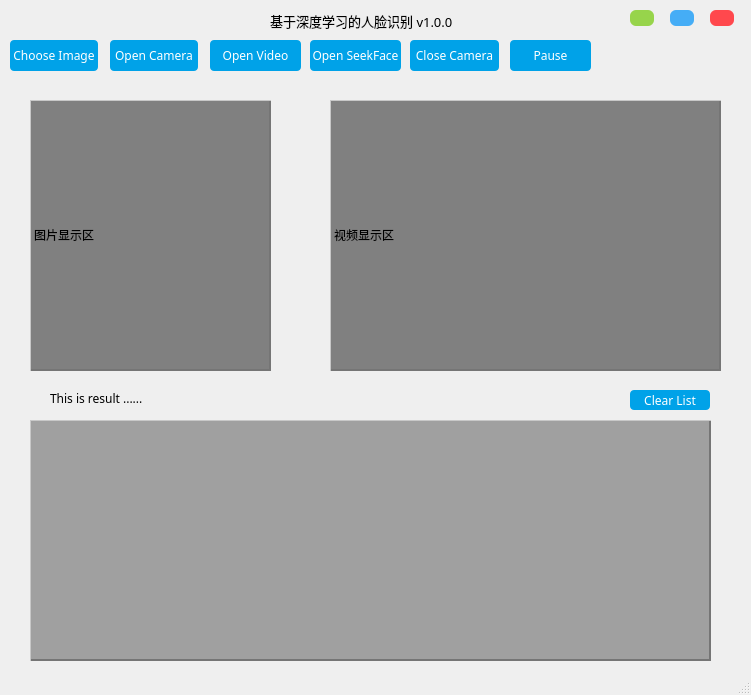
<?xml version="1.0" encoding="UTF-8"?>
<ui version="4.0">
 <class>MainWindow</class>
 <widget class="QMainWindow" name="MainWindow">
  <property name="windowModality">
   <enum>Qt::WindowModal</enum>
  </property>
  <property name="geometry">
   <rect>
    <x>0</x>
    <y>0</y>
    <width>751</width>
    <height>695</height>
   </rect>
  </property>
  <property name="sizePolicy">
   <sizepolicy hsizetype="Preferred" vsizetype="Preferred">
    <horstretch>0</horstretch>
    <verstretch>0</verstretch>
   </sizepolicy>
  </property>
  <property name="minimumSize">
   <size>
    <width>751</width>
    <height>0</height>
   </size>
  </property>
  <property name="font">
   <font>
    <family>微软雅黑</family>
    <pointsize>10</pointsize>
   </font>
  </property>
  <property name="windowTitle">
   <string>MainWindow</string>
  </property>
  <property name="styleSheet">
   <string notr="true">QPushButton:hover{
color:black;
border-top    : 1px solid rgba(200, 200, 200, 255);
border-left   : 1px solid rgba(200, 200, 200, 255);
border-right  : 2px solid rgba(117, 117, 117, 255);
border-bottom : 2px solid rgba(117, 117, 117, 255);}
</string>
  </property>
  <property name="toolButtonStyle">
   <enum>Qt::ToolButtonIconOnly</enum>
  </property>
  <widget class="QWidget" name="centralWidget">
   <property name="sizePolicy">
    <sizepolicy hsizetype="Expanding" vsizetype="Expanding">
     <horstretch>0</horstretch>
     <verstretch>0</verstretch>
    </sizepolicy>
   </property>
   <widget class="QPushButton" name="pushButton_max">
    <property name="geometry">
     <rect>
      <x>670</x>
      <y>10</y>
      <width>24</width>
      <height>16</height>
     </rect>
    </property>
    <property name="styleSheet">
     <string notr="true">background-color:rgb(69,173,246);
border-radius:6px;</string>
    </property>
    <property name="text">
     <string/>
    </property>
   </widget>
   <widget class="QLabel" name="label_cv">
    <property name="geometry">
     <rect>
      <x>330</x>
      <y>100</y>
      <width>391</width>
      <height>271</height>
     </rect>
    </property>
    <property name="styleSheet">
     <string notr="true">background-color:gray;
border-top          : 1px solid rgba(200, 200, 200, 255);
 border-left         : 1px solid rgba(200, 200, 200, 255);
    border-right        : 2px solid rgba(117, 117, 117, 255);
    border-bottom       : 2px solid rgba(117, 117, 117, 255);</string>
    </property>
    <property name="text">
     <string>视频显示区</string>
    </property>
   </widget>
   <widget class="QPushButton" name="pushButton_mini">
    <property name="geometry">
     <rect>
      <x>630</x>
      <y>10</y>
      <width>24</width>
      <height>16</height>
     </rect>
    </property>
    <property name="styleSheet">
     <string notr="true">background-color:rgb(151,212,75);
border-radius:6px;</string>
    </property>
    <property name="text">
     <string/>
    </property>
   </widget>
   <widget class="QPushButton" name="pushButton_shutdown">
    <property name="geometry">
     <rect>
      <x>710</x>
      <y>10</y>
      <width>24</width>
      <height>16</height>
     </rect>
    </property>
    <property name="styleSheet">
     <string notr="true">background-color:rgb(255,72,77);
border-radius:6px;</string>
    </property>
    <property name="text">
     <string/>
    </property>
   </widget>
   <widget class="QGroupBox" name="groupBox">
    <property name="geometry">
     <rect>
      <x>20</x>
      <y>390</y>
      <width>711</width>
      <height>271</height>
     </rect>
    </property>
    <property name="sizePolicy">
     <sizepolicy hsizetype="Preferred" vsizetype="Expanding">
      <horstretch>0</horstretch>
      <verstretch>0</verstretch>
     </sizepolicy>
    </property>
    <property name="styleSheet">
     <string notr="true">border:none</string>
    </property>
    <property name="title">
     <string/>
    </property>
    <widget class="QListView" name="listView_result">
     <property name="geometry">
      <rect>
       <x>10</x>
       <y>30</y>
       <width>681</width>
       <height>241</height>
      </rect>
     </property>
     <property name="maximumSize">
      <size>
       <width>681</width>
       <height>16777215</height>
      </size>
     </property>
     <property name="styleSheet">
      <string notr="true">    border-top          : 1px solid rgba(200, 200, 200, 255);
    border-left         : 1px solid rgba(200, 200, 200, 255);
    border-right        : 2px solid rgba(117, 117, 117, 255);
    border-bottom       : 2px solid rgba(117, 117, 117, 255);
background-color:rgb(160,160,160);</string>
     </property>
    </widget>
    <widget class="QLabel" name="label_3">
     <property name="geometry">
      <rect>
       <x>30</x>
       <y>0</y>
       <width>371</width>
       <height>16</height>
      </rect>
     </property>
     <property name="font">
      <font>
       <family>微软雅黑</family>
      </font>
     </property>
     <property name="text">
      <string>This is result ......</string>
     </property>
    </widget>
    <widget class="QPushButton" name="pushButton_clearList">
     <property name="geometry">
      <rect>
       <x>610</x>
       <y>0</y>
       <width>80</width>
       <height>20</height>
      </rect>
     </property>
     <property name="font">
      <font>
       <family>微软雅黑</family>
      </font>
     </property>
     <property name="styleSheet">
      <string notr="true">background-color:rgb(0,162,232);
border-radius:4px;
color:white;</string>
     </property>
     <property name="text">
      <string>Clear List</string>
     </property>
    </widget>
   </widget>
   <widget class="QLabel" name="label_chosenImg">
    <property name="geometry">
     <rect>
      <x>30</x>
      <y>100</y>
      <width>241</width>
      <height>271</height>
     </rect>
    </property>
    <property name="styleSheet">
     <string notr="true">background-color:gray;
border-top          : 1px solid rgba(200, 200, 200, 255);
    border-left         : 1px solid rgba(200, 200, 200, 255);
    border-right        : 2px solid rgba(117, 117, 117, 255);
    border-bottom       : 2px solid rgba(117, 117, 117, 255);</string>
    </property>
    <property name="text">
     <string>图片显示区</string>
    </property>
   </widget>
   <widget class="QPushButton" name="pushButton_openCamera">
    <property name="geometry">
     <rect>
      <x>110</x>
      <y>40</y>
      <width>88</width>
      <height>31</height>
     </rect>
    </property>
    <property name="font">
     <font>
      <family>微软雅黑</family>
     </font>
    </property>
    <property name="cursor">
     <cursorShape>PointingHandCursor</cursorShape>
    </property>
    <property name="styleSheet">
     <string notr="true">background-color:rgb(0,162,232);
border-radius:4px;
color:white;
</string>
    </property>
    <property name="text">
     <string>Open Camera</string>
    </property>
   </widget>
   <widget class="QPushButton" name="pushButton_closeCamera">
    <property name="geometry">
     <rect>
      <x>410</x>
      <y>40</y>
      <width>89</width>
      <height>31</height>
     </rect>
    </property>
    <property name="font">
     <font>
      <family>微软雅黑</family>
     </font>
    </property>
    <property name="cursor">
     <cursorShape>PointingHandCursor</cursorShape>
    </property>
    <property name="styleSheet">
     <string notr="true">background-color:rgb(0,162,232);
border-radius:4px;
color:white;</string>
    </property>
    <property name="text">
     <string>Close Camera</string>
    </property>
   </widget>
   <widget class="QPushButton" name="pushButton_openSeekFace">
    <property name="geometry">
     <rect>
      <x>310</x>
      <y>40</y>
      <width>91</width>
      <height>31</height>
     </rect>
    </property>
    <property name="font">
     <font>
      <family>微软雅黑</family>
     </font>
    </property>
    <property name="cursor">
     <cursorShape>PointingHandCursor</cursorShape>
    </property>
    <property name="styleSheet">
     <string notr="true">background-color:rgb(0,162,232);
border-radius:4px;
color:white;</string>
    </property>
    <property name="text">
     <string>Open SeekFace</string>
    </property>
   </widget>
   <widget class="QPushButton" name="pushButton_openVideo">
    <property name="geometry">
     <rect>
      <x>210</x>
      <y>40</y>
      <width>91</width>
      <height>31</height>
     </rect>
    </property>
    <property name="font">
     <font>
      <family>微软雅黑</family>
     </font>
    </property>
    <property name="cursor">
     <cursorShape>PointingHandCursor</cursorShape>
    </property>
    <property name="styleSheet">
     <string notr="true">background-color:rgb(0,162,232);
border-radius:4px;
color:white;</string>
    </property>
    <property name="text">
     <string>Open Video</string>
    </property>
   </widget>
   <widget class="QPushButton" name="pushButton_chooseImage">
    <property name="geometry">
     <rect>
      <x>10</x>
      <y>40</y>
      <width>88</width>
      <height>31</height>
     </rect>
    </property>
    <property name="font">
     <font>
      <family>微软雅黑</family>
      <pointsize>9</pointsize>
     </font>
    </property>
    <property name="cursor">
     <cursorShape>PointingHandCursor</cursorShape>
    </property>
    <property name="styleSheet">
     <string notr="true">background-color:rgb(0,162,232);
border-radius:4px;
color:white;</string>
    </property>
    <property name="text">
     <string>Choose Image</string>
    </property>
   </widget>
   <widget class="QPushButton" name="pushButton_Pause">
    <property name="geometry">
     <rect>
      <x>510</x>
      <y>40</y>
      <width>81</width>
      <height>31</height>
     </rect>
    </property>
    <property name="sizePolicy">
     <sizepolicy hsizetype="Preferred" vsizetype="Preferred">
      <horstretch>0</horstretch>
      <verstretch>0</verstretch>
     </sizepolicy>
    </property>
    <property name="minimumSize">
     <size>
      <width>0</width>
      <height>0</height>
     </size>
    </property>
    <property name="font">
     <font>
      <family>微软雅黑</family>
     </font>
    </property>
    <property name="cursor">
     <cursorShape>PointingHandCursor</cursorShape>
    </property>
    <property name="styleSheet">
     <string notr="true">background-color:rgb(0,162,232);
border-radius:4px;
color:white;</string>
    </property>
    <property name="text">
     <string>Pause</string>
    </property>
   </widget>
   <widget class="QLabel" name="label">
    <property name="geometry">
     <rect>
      <x>260</x>
      <y>10</y>
      <width>271</width>
      <height>21</height>
     </rect>
    </property>
    <property name="font">
     <font>
      <family>微软雅黑</family>
      <pointsize>10</pointsize>
     </font>
    </property>
    <property name="styleSheet">
     <string notr="true">color:black</string>
    </property>
    <property name="text">
     <string>   基于深度学习的人脸识别 v1.0.0</string>
    </property>
   </widget>
  </widget>
  <widget class="QStatusBar" name="statusBar"/>
  <action name="actionSetup">
   <property name="text">
    <string>setup</string>
   </property>
  </action>
  <action name="actionVideo">
   <property name="text">
    <string>Video</string>
   </property>
  </action>
  <action name="actionCamera">
   <property name="text">
    <string>Camera</string>
   </property>
  </action>
 </widget>
 <layoutdefault spacing="6" margin="11"/>
 <resources/>
 <connections/>
</ui>
